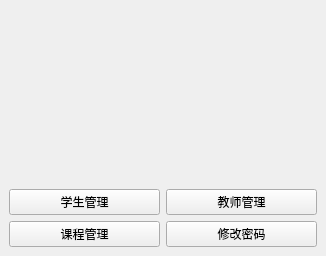
<?xml version="1.0" encoding="UTF-8"?>
<ui version="4.0">
 <class>CAdmin</class>
 <widget class="QMainWindow" name="CAdmin">
  <property name="geometry">
   <rect>
    <x>0</x>
    <y>0</y>
    <width>326</width>
    <height>256</height>
   </rect>
  </property>
  <property name="windowTitle">
   <string>MainWindow</string>
  </property>
  <widget class="QWidget" name="centralwidget">
   <layout class="QVBoxLayout" name="verticalLayout">
    <item>
     <widget class="QLabel" name="label">
      <property name="text">
       <string/>
      </property>
      <property name="pixmap">
       <pixmap>:/MangerPix.png</pixmap>
      </property>
     </widget>
    </item>
    <item>
     <layout class="QGridLayout" name="gridLayout">
      <item row="0" column="0">
       <widget class="QPushButton" name="pushButton_StudentManger">
        <property name="text">
         <string>学生管理</string>
        </property>
       </widget>
      </item>
      <item row="0" column="1">
       <widget class="QPushButton" name="pushButton_TeacherManger">
        <property name="text">
         <string>教师管理</string>
        </property>
       </widget>
      </item>
      <item row="1" column="0">
       <widget class="QPushButton" name="pushButton_CourseManger">
        <property name="text">
         <string>课程管理</string>
        </property>
       </widget>
      </item>
      <item row="1" column="1">
       <widget class="QPushButton" name="pushButton_ChangePassword">
        <property name="text">
         <string>修改密码</string>
        </property>
       </widget>
      </item>
     </layout>
    </item>
   </layout>
  </widget>
 </widget>
 <resources/>
 <connections/>
</ui>
